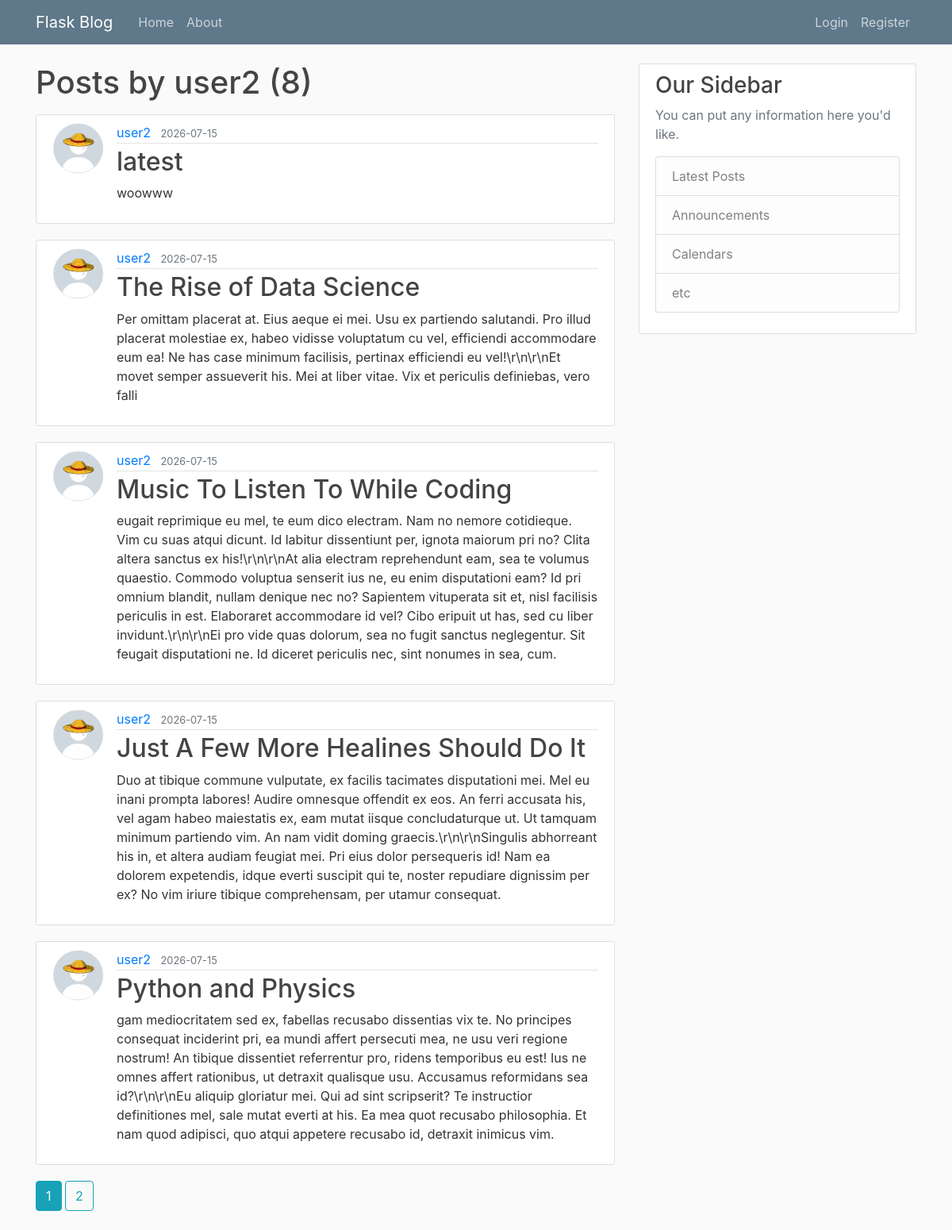
The page /user/user2 on the database its author committed.
### flaskblog/models.py (models this page shows, shortened)
class User(db.Model,UserMixin):
    id = db.Column(db.Integer,primary_key=True)
    username = db.Column(db.String(20),unique=True,nullable = False)
    email = db.Column(db.String(120),unique=True,nullable = False)
    image_file = db.Column(db.String(30),nullable = False, default = 'default.jpg')
    password = db.Column(db.String(100),nullable = False)
    posts = db.relationship('Post',backref='author',lazy = True)

class Post(db.Model):
    id = db.Column(db.Integer,primary_key = True)
    title = db.Column(db.String(100),nullable = False)
    date_posted = db.Column(db.DateTime,nullable=False,default=datetime.utcnow)
    content = db.Column(db.Text,nullable = False)
    user_id = db.Column(db.Integer, db.ForeignKey('user.id'), nullable=False)

### flaskblog/users/routes.py (the view)
@users.route("/user/<string:username>")
def user_posts(username):
    page = request.args.get('page', 1, type=int)
    user = User.query.filter_by(username=username).first_or_404()
    posts = Post.query.filter_by(author=user)\
        .order_by(Post.date_posted.desc())\
        .paginate(page=page, per_page=5)
    return render_template('user_posts.html', posts=posts, user=user)

### flaskblog/templates/user_posts.html
{% extends "layout.html" %}
{% block content %}
    <h1 class="mb-3">Posts by {{ user.username }} ({{ posts.total }})</h1>
    {% for post in posts.items %}
        <article class="media content-section">
          <img class="rounded-circle article-img" src="{{ url_for('static', filename='profile_pics/' + post.author.image_file) }}">
          <div class="media-body">
            <div class="article-metadata">
              <a class="mr-2" href="{{ url_for('users.user_posts', username=post.author.username) }}">{{ post.author.username }}</a>
              <small class="text-muted">{{ post.date_posted.strftime('%Y-%m-%d') }}</small>
            </div>
            <h2><a class="article-title" href="{{ url_for('posts.post', post_id=post.id) }}">{{ post.title }}</a></h2>
            <p class="article-content">{{ post.content }}</p>
          </div>
        </article>
    {% endfor %}
    {% for page_num in posts.iter_pages(left_edge=1, right_edge=1, left_current=1, right_current=2) %}
      {% if page_num %}
        {% if posts.page == page_num %}
          <a class="btn btn-info mb-4" href="{{ url_for('users.user_posts', username=user.username, page=page_num) }}">{{ page_num }}</a>
        {% else %}
          <a class="btn btn-outline-info mb-4" href="{{ url_for('users.user_posts', username=user.username, page=page_num) }}">{{ page_num }}</a>
        {% endif %}
      {% else %}
        ...
      {% endif %}
    {% endfor %}
{% endblock content %}

### flaskblog/static/main.css (style rules this page uses)
body { background: #fafafa; color: #333333; margin-top: 5rem; }
h1, h2, h3, h4, h5, h6 { color: #444444; }
.content-section { background: #ffffff; padding: 10px 20px; border: 1px solid #dddddd; border-radius: 3px; margin-bottom: 20px; }
.article-title { color: #444444; }
.article-content { white-space: pre-line; }
.article-img { height: 65px; width: 65px; margin-right: 16px; }
.article-metadata { padding-bottom: 1px; margin-bottom: 4px; border-bottom: 1px solid #e3e3e3 }

### rows shown on the page
User: username "user2"
Post: image_file (placeholder picture), author.username "user2", date_posted "2026-07-15", title "latest", content "woowww"
Post: image_file (placeholder picture), author.username "user2", date_posted "2026-07-15", title "The Rise of Data Science", content "Per omittam placerat at. Eius aeque ei mei. Usu ex partiendo salutandi. Pro illud placerat molestiae ex, habeo vidisse voluptatum cu vel, efficiendi accommodare eum ea! Ne has case minimum facilisis, pertinax efficiendi eu vel!\\r\\n\\r\\nEt movet semper assueverit his. Mei at liber vitae. Vix et periculis definiebas, vero falli"
Post: image_file (placeholder picture), author.username "user2", date_posted "2026-07-15", title "Music To Listen To While Coding", content "eugait reprimique eu mel, te eum dico electram. Nam no nemore cotidieque. Vim cu suas atqui dicunt. Id labitur dissentiunt per, ignota maiorum pri no? Clita altera sanctus ex his!\\r\\n\\r\\nAt alia electram reprehendunt eam, sea te volumus quaestio. Commodo voluptua senserit ius ne, eu enim disputationi eam? Id pri omnium blandit, nullam denique nec no? Sapientem vituperata sit et, nisl facilisis periculis in est. Elaboraret accommodare id vel? Cibo eripuit ut has, sed cu liber invidunt.\\r\\n\\r\\nEi pro vide quas dolorum, sea no fugit sanctus neglegentur. Sit feugait disputationi ne. Id diceret periculis nec, sint nonumes in sea, cum."
Post: image_file (placeholder picture), author.username "user2", date_posted "2026-07-15", title "Just A Few More Healines Should Do It", content "Duo at tibique commune vulputate, ex facilis tacimates disputationi mei. Mel eu inani prompta labores! Audire omnesque offendit ex eos. An ferri accusata his, vel agam habeo maiestatis ex, eam mutat iisque concludaturque ut. Ut tamquam minimum partiendo vim. An nam vidit doming graecis.\\r\\n\\r\\nSingulis abhorreant his in, et altera audiam feugiat mei. Pri eius dolor persequeris id! Nam ea dolorem expetendis, idque everti suscipit qui te, noster repudiare dignissim per ex? No vim iriure tibique comprehensam, per utamur consequat."
Post: image_file (placeholder picture), author.username "user2", date_posted "2026-07-15", title "Python and Physics", content "gam mediocritatem sed ex, fabellas recusabo dissentias vix te. No principes consequat inciderint pri, ea mundi affert persecuti mea, ne usu veri regione nostrum! An tibique dissentiet referrentur pro, ridens temporibus eu est! Ius ne omnes affert rationibus, ut detraxit qualisque usu. Accusamus reformidans sea id?\\r\\n\\r\\nEu aliquip gloriatur mei. Qui ad sint scripserit? Te instructior definitiones mel, sale mutat everti at his. Ea mea quot recusabo philosophia. Et nam quod adipisci, quo atqui appetere recusabo id, detraxit inimicus vim."

### other values the page prints
{{ posts.total }} "8"
{{ page_num }} "1"
{{ page_num }} "2"
